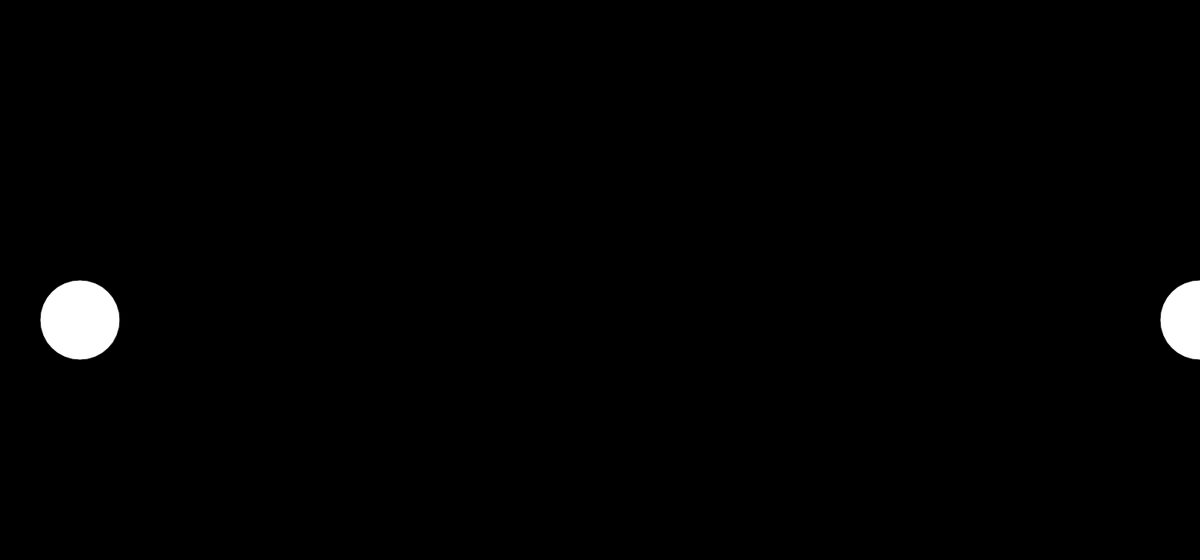
Frame 1 (no input)
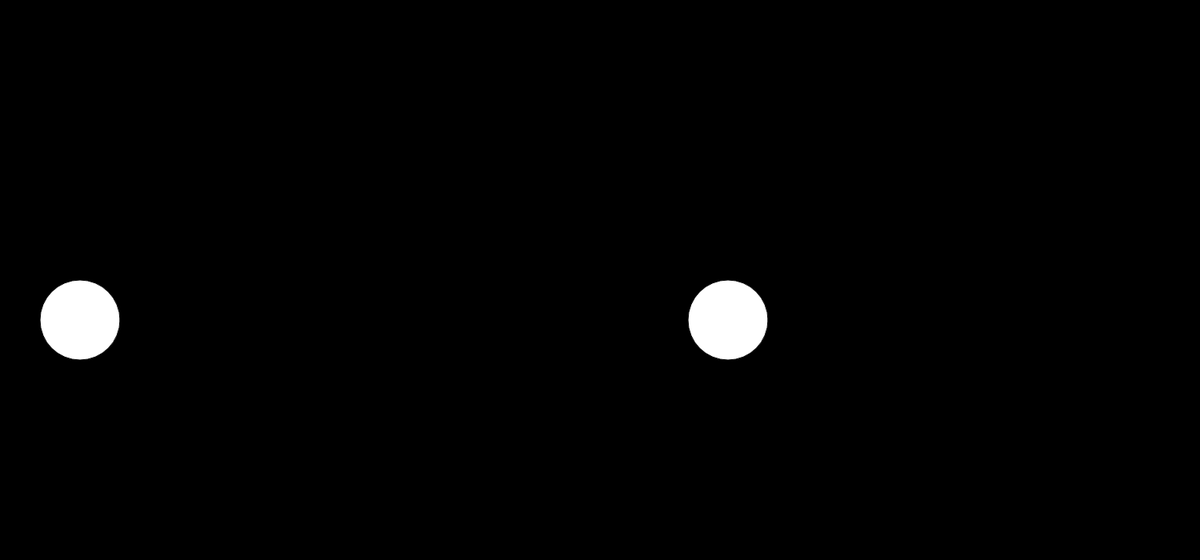
Frame 60 (no input)
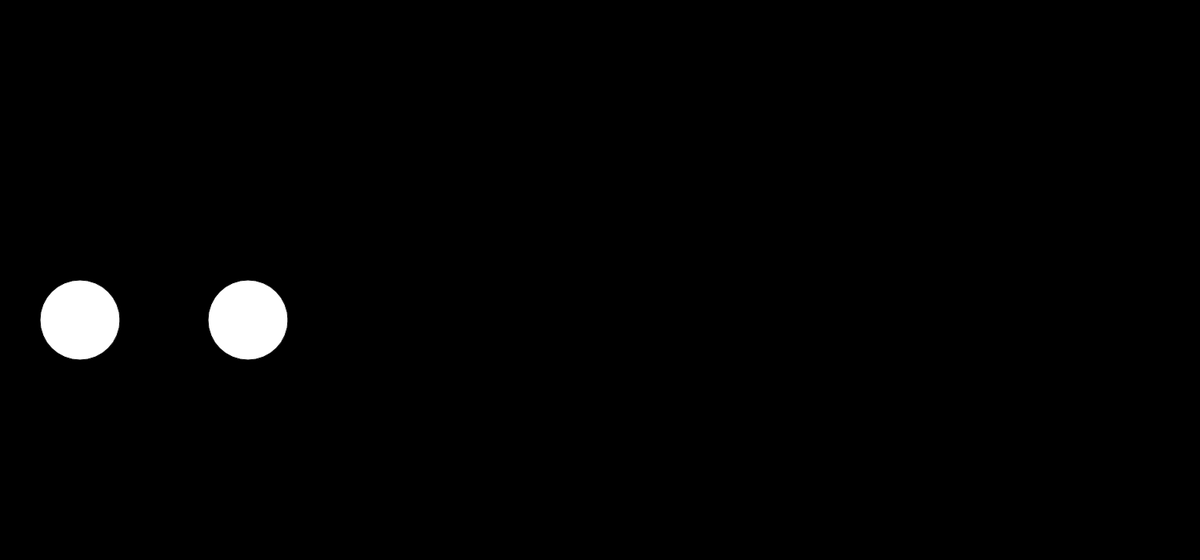
Frame 120 (the mouse pressed at the canvas centre since frame 60)

The p5.js sketch that drew these frames (run headless with seeded random() and noise() and a simulated clock; from frame 60 on, the mouse is pressed at the canvas centre):

// p5.js sketch
// ── sketch.js
let myXPos = 100;
let myYPos = 400;
let enemyXPos = 1500;
let enemyYPos = 400;
let enemySpeedValue = 10;

let myLeft, myRight, myTop, myBottom;
let enemyLeft, enemyRight, enemyTop, enemyBottom;


function setup() {
    createCanvas(1500, 700);
    background(0);
    rectMode(CENTER);
}

let jump = 0;

let gameOver = 0;

function draw() {

    if (gameOver == 0) {

        myLeft = myXPos - 50;
        myRight = myXPos + 50;
        myTop = myYPos - 50;
        myBottom = myYPos + 50;

        enemyLeft = enemyXPos - 50;
        enemyRight = enemyXPos + 50;
        enemyTop = enemyYPos - 50;
        enemyBottom = enemyYPos + 50;
        
        if (myLeft > enemyRight || myRight < enemyLeft || myTop > enemyBottom || myBottom < enemyTop){

            console.log("It didn't hit")
        
        } else {
            gameOver = -1
        }

        background(0);

        ellipse(myXPos, myYPos, 100, 100);

        if (myYPos > 200 && jump == 1) {

            myYPos -= 7;

            if (myYPos <= 200) {

                jump = 2;

            }

            //myYPos = 400;

        } 
        
        if (jump == 2) {

            if (myYPos <= 400) {

                myYPos += 7;

            } else {

                jump = 0;

            }

        }
        

        ellipse(enemyXPos, enemyYPos, 100, 100);

        enemyXPos -= enemySpeedValue;
        
        if (enemyXPos < -100) {

            enemyXPos = 1500;

        }

    } 
    
}

function mouseClicked() {

    if (jump == 0) {

        jump = 1;

    }

}
